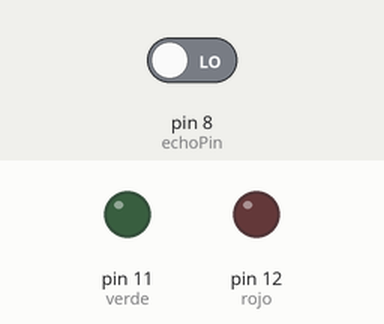
Bench run of a sketch on a simulated Arduino Uno, built with avr-gcc and run on an emulated ATmega328P. Parts: output pins drawn as LEDs (lit = HIGH). The inputs (shaded band) are chosen by the test bench; at power-on: pin 8 (echoPin) LOW. Pins used as bus, display or sensor lines are not drawn.

Above: at 1.0 s.
At 6.5 s:
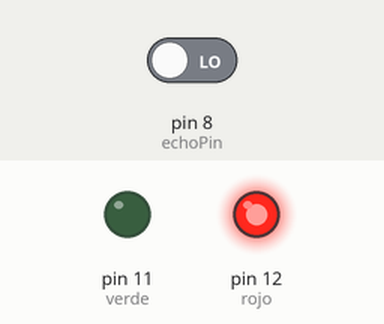
Timing chart, 0 to 10.4 s (numbered marks = the images above):
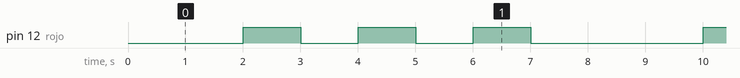

Measured:
- by itself, pin 12 (rojo): repeats every 8.0 s: 2 × (LOW 1.0 s, HIGH 1.0 s), LOW 3.0 s, HIGH 1.0 s
- by itself, everything shown: repeats every 8.0 s, in 6 steps

The sketch:

lavamanos.ino
```cpp
int rojo=12;
int verde=11;

int trigPin=7;
int echoPin=8;

float velocidad=0.0343;
long tiempo,manos;


void setup(){
  pinMode(rojo,OUTPUT);
  pinMode(verde,OUTPUT);
  pinMode(trigPin,OUTPUT);
  pinMode(echoPin,INPUT);
  digitalWrite (rojo,LOW);
  digitalWrite (verde,LOW);
}


void loop(){
  digitalWrite(trigPin,LOW);
  delay(500);
  digitalWrite(trigPin,HIGH);
  delay(500);
  digitalWrite(trigPin,LOW);
  tiempo=pulseIn(echoPin,HIGH);
  manos=velocidad*tiempo/2;

    if (manos>20){
      digitalWrite(rojo,LOW);
      digitalWrite(verde,HIGH);
      delay(20000);
      digitalWrite(rojo,LOW);
      digitalWrite(verde,LOW);
  }

    if(manos<20){
      digitalWrite(rojo,HIGH);
      digitalWrite(verde,LOW);
      delay(1000);
      digitalWrite(rojo,LOW);
      digitalWrite(verde,LOW);
      delay(1000);
      digitalWrite(rojo,HIGH);
      digitalWrite(verde,LOW);
      delay(1000);
      digitalWrite(rojo,LOW);
      digitalWrite(verde,LOW);
      delay(1000);
      digitalWrite(rojo,HIGH);
      digitalWrite(verde,LOW);
      delay(1000);
      digitalWrite(rojo,LOW);
      digitalWrite(verde,LOW);
      delay(1000);

  }


}
```
